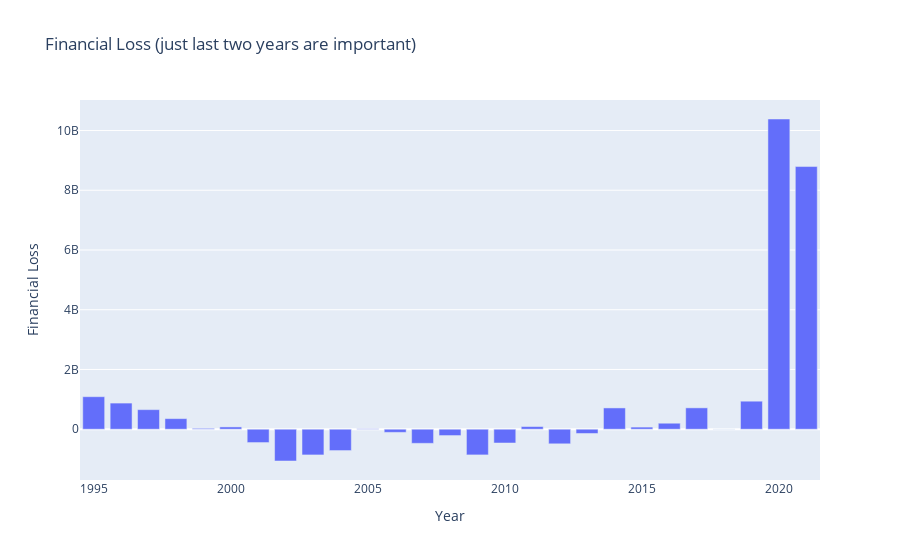

The notebook cell saved with this chart:
### Markdown cell above
## 지난 2년간 covid-19가 얼마나 영향을 미치는지 확인

### Code cell
# 코로나 19로 인한 매출 손실 그래프
px.bar(Data_Annual_Ticket
       ,x = 'YEAR'
       ,y = "Diff"
       ,labels = {'YEAR' :"Year", "Diff": "Financial Loss"}
       ,title = 'Financial Loss (just last two years are important)'
       ,barmode='group')

### Figure 1 — Plotly figure (JSON) as saved in the notebook; plotly's stock layout.template omitted (floating-point values rounded to 4 significant figures)
{"data": [{"alignmentgroup": "True", "hovertemplate": "Year=%{x}<br>Financial Loss=%{y}<extra></extra>", "legendgroup": "", "marker": {"color": "#636efa"}, "name": "", "offsetgroup": "", "orientation": "v", "showlegend": false, "textposition": "auto", "type": "bar", "x": [2021, 2020, 2019, 2018, 2017, 2016, 2015, 2014, 2013, 2012, 2011, 2010, 2009, 2008, 2007, 2006, 2005, 2004, 2003, 2002, 2001, 2000, 1999, 1998, 1997, 1996, 1995], "xaxis": "x", "y": [8793000000.0, 10380000000.0, 938500000.0, 2615000.0, 715500000.0, 201200000.0, 71220000.0, 712900000.0, -142700000.0, -488600000.0, 88820000.0, -461100000.0, -859300000.0, -212000000.0, -472300000.0, -105400000.0, 14370000.0, -714000000.0, -860500000.0, -1064000000.0, -446500000.0, 76880000.0, 29110000.0, 355200000.0, 655400000.0, 875300000.0, 1089000000.0], "yaxis": "y"}], "layout": {"barmode": "group", "legend": {"tracegroupgap": 0}, "title": {"text": "Financial Loss (just last two years are important)"}, "xaxis": {"anchor": "y", "domain": [0, 1], "title": {"text": "Year"}}, "yaxis": {"anchor": "x", "domain": [0, 1], "title": {"text": "Financial Loss"}}}}
